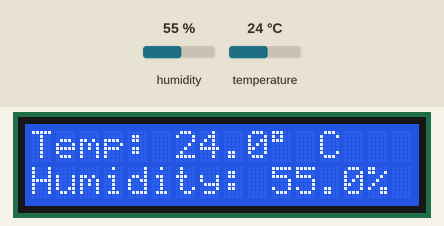
The program below on a simulated Raspberry Pi (BCM pin numbers). Shown: 16×2 character LCD. Inputs (shaded band) come from the test bench; at power-on: humidity 55 %, temperature 24 °C. Library files of the repository ran but are not shown: I2C_LCD_driver.py; what the program prints to the terminal is not drawn.

Above: at 1.4 s.
1.5 s: humidity set to 22 %
At 3.3 s:
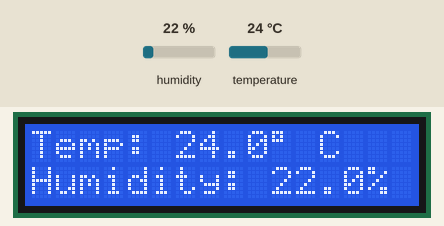
4.6 s: temperature set to 12 °C
At 5.6 s:
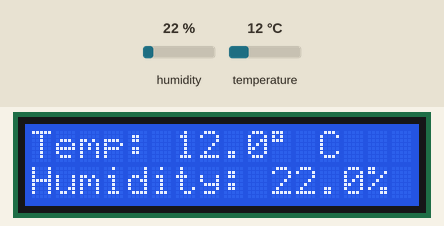
7.7 s: humidity set to 40 %
At 11.1 s:
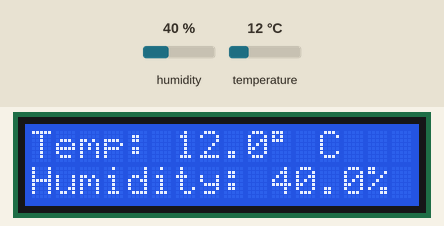
11.4 s: temperature set to 19 °C
At 13.6 s:
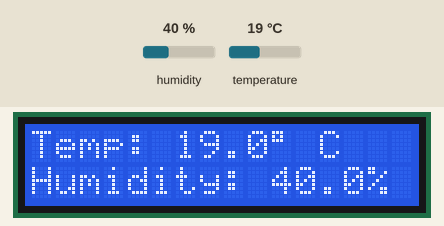
Timing chart, 0 to 15.1 s (numbered marks = the images above; inputs shaded):
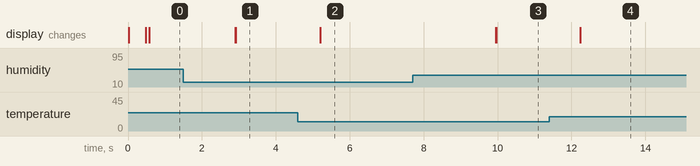

Measured:
- after the input at 1.5 s, the display: first changes after 1.4 s (image 1 shows a later state)
- after the input at 4.6 s, the display: first changes after 0.60 s (image 2 shows a later state)
- after the input at 7.7 s, the display: first changes after 2.2 s (image 3 shows a later state)
- after the input at 11.4 s, the display: changes after 0.84 s (image 4)

The program:

measure_temperature.py
```python
import time
import board
import adafruit_dht
import I2C_LCD_driver

DELAY = 2.0

def main():

    dhtDevice = adafruit_dht.DHT22(board.D4, use_pulseio=False)
    lcd = I2C_LCD_driver.lcd()

    print("Measurement started. Press Ctrl-C to exit")
    while True:
        try:
            temperature = dhtDevice.temperature
            humidity = dhtDevice.humidity
            print(f"Temp: {temperature:.1f} C   Humidity: {humidity}% ")

            lcd.lcd_display_string("Temp: {:.1f}{} C".format(temperature, chr(223)), 1)
            lcd.lcd_display_string("Humidity: {:.1f}%".format(humidity), 2)

        except KeyboardInterrupt:
            dhtDevice.exit()
            raise SystemExit
        except RuntimeError as error:
            print(error.args[0])
            time.sleep(DELAY)
            continue

        time.sleep(DELAY)

if __name__ == '__main__':
    main()
```
